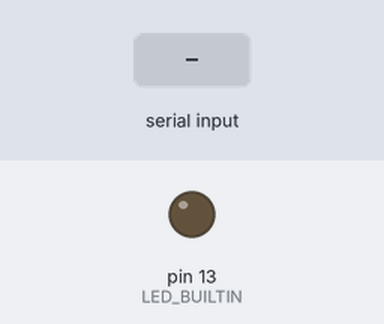
Simulated run of this sketch. Board: Arduino Uno, built with avr-gcc and run on an emulated ATmega328P. Parts: output pins drawn as LEDs (lit = HIGH). Dashed ring = blinking. The inputs (shaded band) are chosen by the test bench.

Above: at 1.2 s.
1.3 s: "1" received over Serial
At 2.4 s:
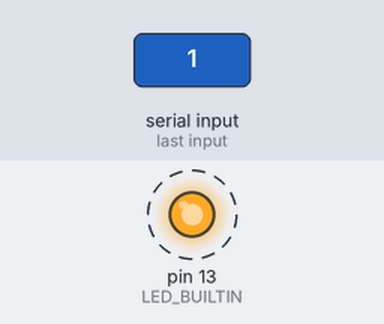
Timing chart, 0 to 4.4 s (numbered marks = the images above; inputs shaded):
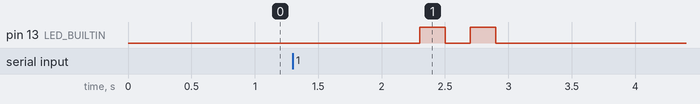

The sketch:

BinaryCommunicationTest.ino
```cpp
const int N = 8;

void setup() {
  Serial.begin(9600);
  pinMode(LED_BUILTIN, OUTPUT);
  digitalWrite(LED_BUILTIN, LOW);
}

void loop() {
  while (Serial.available() > 0) {
    byte downstream[N];
    int n;
    n = Serial.readBytes(downstream, N);
    if (n > 0) {
      for (int i = 0; i < N; ++i) {
        if ((downstream[i] & 0x01) == 1) {
          digitalWrite(LED_BUILTIN, HIGH);
        }
        else {
          digitalWrite(LED_BUILTIN, LOW);
        }
        delay(100);
      }
    }
  }
}

// usage: echo {BINARY_FILE} > /dev/cu.usbmodem####
```

Measured:
- after the input at 1.3 s, pin 13 (LED_BUILTIN): alternates HIGH for 0.20 s and LOW for 0.20 s, 4 changes in all, then stays LOW, starting after 1.0 s
